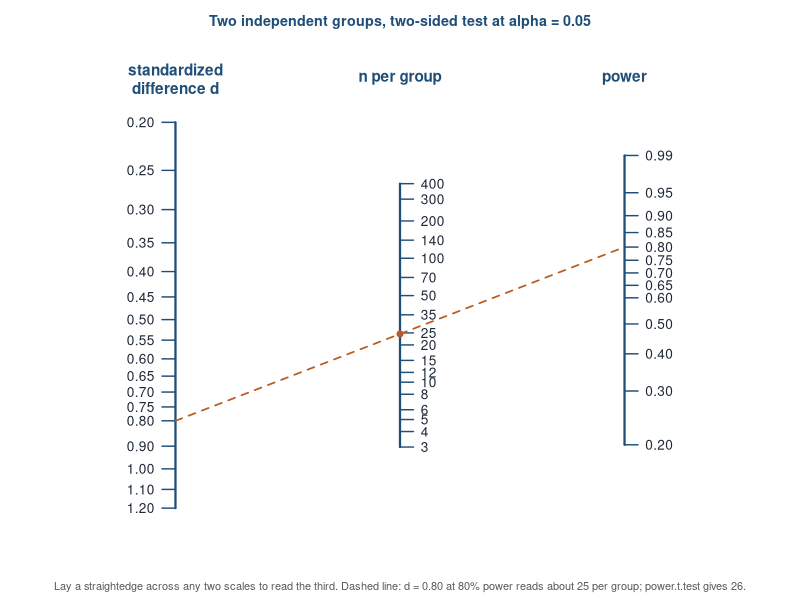
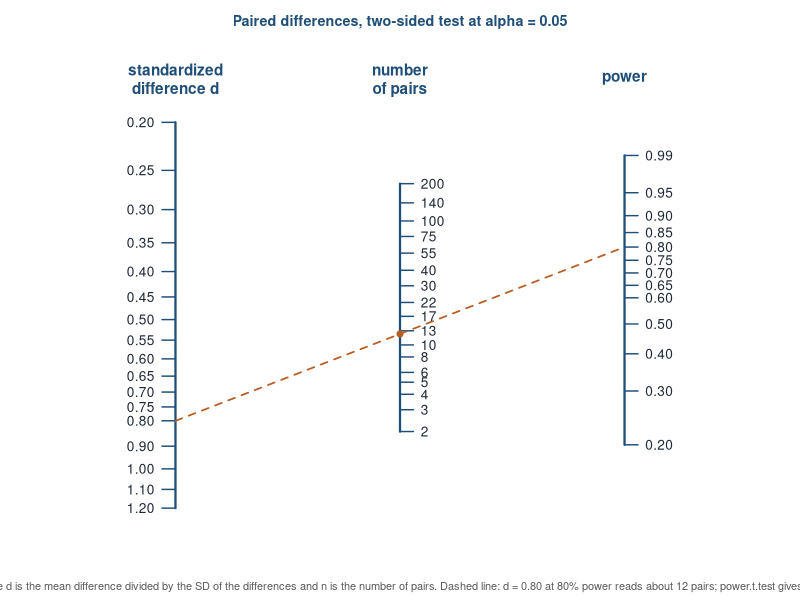

Here is the R script that generated these plots, in order:
# Original power nomograms for Volume I, Chapter 10.
#
# A nomogram is a graphical solution of an equation: three parallel scales
# positioned so that a straightedge laid across any two reads the third.
# These are drawn from the power equation itself rather than copied from a
# published chart, so they are original figures.
#
# For a two-sided test at level alpha, with k = 2 for the independent-samples
# case (n is per group) and k = 1 for the paired case (n is the number of
# pairs), the normal approximation to the sample size is
#
#     n = k (z_{alpha/2} + z_power)^2 / d^2 .
#
# Taking logs and writing u = -log d and w = log(z_{alpha/2} + z_power),
#
#     log n = log k + 2u + 2w ,
#
# so if the left scale is drawn at u, the right scale at w, and the middle
# scale at m = (u + w)/2 -- which is exactly where a straightedge from u to w
# crosses the halfway line -- then
#
#     m = (log n - log k) / 4 .
#
# All three scales therefore share one linear vertical axis, and the
# straightedge property holds exactly.

ALPHA <- 0.05
ZA    <- qnorm(1 - ALPHA / 2)

u_of_d  <- function(d)  -log(d)
w_of_p  <- function(pw)  log(ZA + qnorm(pw))
m_of_n  <- function(n, k) (log(n) - log(k)) / 4

draw <- function(file, k, n_ticks, heading, footnote) {
  png(file, width = 1640, height = 1500, res = 200, bg = "white")
  on.exit(dev.off())
  par(mar = c(2.8, 0.6, 2.2, 0.6))

  d_lab  <- c(0.20, 0.25, 0.30, 0.35, 0.40, 0.45, 0.50, 0.55, 0.60, 0.65,
              0.70, 0.75, 0.80, 0.90, 1.00, 1.10, 1.20)
  pw_lab <- c(0.20, 0.30, 0.40, 0.50, 0.60, 0.65, 0.70, 0.75, 0.80, 0.85,
              0.90, 0.95, 0.99)

  u <- u_of_d(d_lab)
  w <- w_of_p(pw_lab)
  m <- m_of_n(n_ticks, k)

  yl <- range(c(u, w, m))
  yl <- yl + c(-0.045, 0.155) * diff(yl)

  plot(NA, xlim = c(-0.30, 1.30), ylim = yl, axes = FALSE, xlab = "",
       ylab = "")

  spine <- function(x, v, labs, side, digits) {
    lines(c(x, x), range(v), lwd = 2.2, col = "#1f4e79")
    for (i in seq_along(v)) {
      segments(x, v[i], x + side * 0.030, v[i], lwd = 1.4, col = "#1f4e79")
      text(x + side * 0.046, v[i],
           formatC(labs[i], format = "f", digits = digits),
           adj = if (side > 0) 0 else 1, cex = 0.82, col = "#1f2937")
    }
  }
  spine(0.0, u, d_lab,   -1, 2)
  spine(0.5, m, n_ticks, +1, 0)
  spine(1.0, w, pw_lab,  +1, 2)

  top <- yl[2] - 0.035 * diff(yl)
  text(0.0, top, "standardized\ndifference d", cex = 0.92, font = 2,
       col = "#1f4e79")
  text(0.5, top, if (k == 2) "n per group" else "number\nof pairs",
       cex = 0.92, font = 2, col = "#1f4e79")
  text(1.0, top, "power", cex = 0.92, font = 2, col = "#1f4e79")

  # the worked example the caption describes: d = 0.80 at 80% power
  segments(0, u_of_d(0.80), 1, w_of_p(0.80), lty = 2, lwd = 1.7,
           col = "#b85c22")
  points(0.5, m_of_n(k * (ZA + qnorm(0.80))^2 / 0.80^2, k), pch = 19,
         cex = 0.8, col = "#b85c22")

  mtext(heading, side = 3, line = 0.7, cex = 0.86, font = 2, col = "#1f4e79")
  mtext(footnote, side = 1, line = 1.5, cex = 0.66, col = "#595959")
}

draw("fig_nomogram_two_sample.png", k = 2,
     n_ticks = c(3, 4, 5, 6, 8, 10, 12, 15, 20, 25, 35, 50, 70, 100, 140,
                 200, 300, 400),
     heading = "Two independent groups, two-sided test at alpha = 0.05",
     footnote = paste("Lay a straightedge across any two scales to read the",
                      "third. Dashed line: d = 0.80 at 80% power reads about",
                      "25 per group; power.t.test gives 26."))

draw("fig_nomogram_paired.png", k = 1,
     n_ticks = c(2, 3, 4, 5, 6, 8, 10, 13, 17, 22, 30, 40, 55, 75, 100,
                 140, 200),
     heading = "Paired differences, two-sided test at alpha = 0.05",
     footnote = paste("Here d is the mean difference divided by the SD of the",
                      "differences and n is the number of pairs. Dashed line:",
                      "d = 0.80 at 80% power reads about 12 pairs;",
                      "power.t.test gives 15."))

# --- how far the graphical answer sits from the exact one -------------------
cat("\nnormal-approximation vs exact t-based n\n")
for (d in c(0.30, 0.50, 0.80, 1.00)) {
  appr <- 2 * (ZA + qnorm(0.80))^2 / d^2
  exact <- power.t.test(delta = d, sd = 1, power = 0.80)$n
  cat(sprintf("  d = %.2f : nomogram %6.1f   power.t.test %6.1f   (+%.1f)\n",
              d, appr, exact, exact - appr))
}
for (d in c(0.50, 0.80, 1.00)) {
  appr <- (ZA + qnorm(0.80))^2 / d^2
  exact <- power.t.test(delta = d, sd = 1, power = 0.80, type = "paired")$n
  cat(sprintf("  paired d = %.2f : nomogram %6.1f   power.t.test %6.1f\n",
              d, appr, exact))
}
